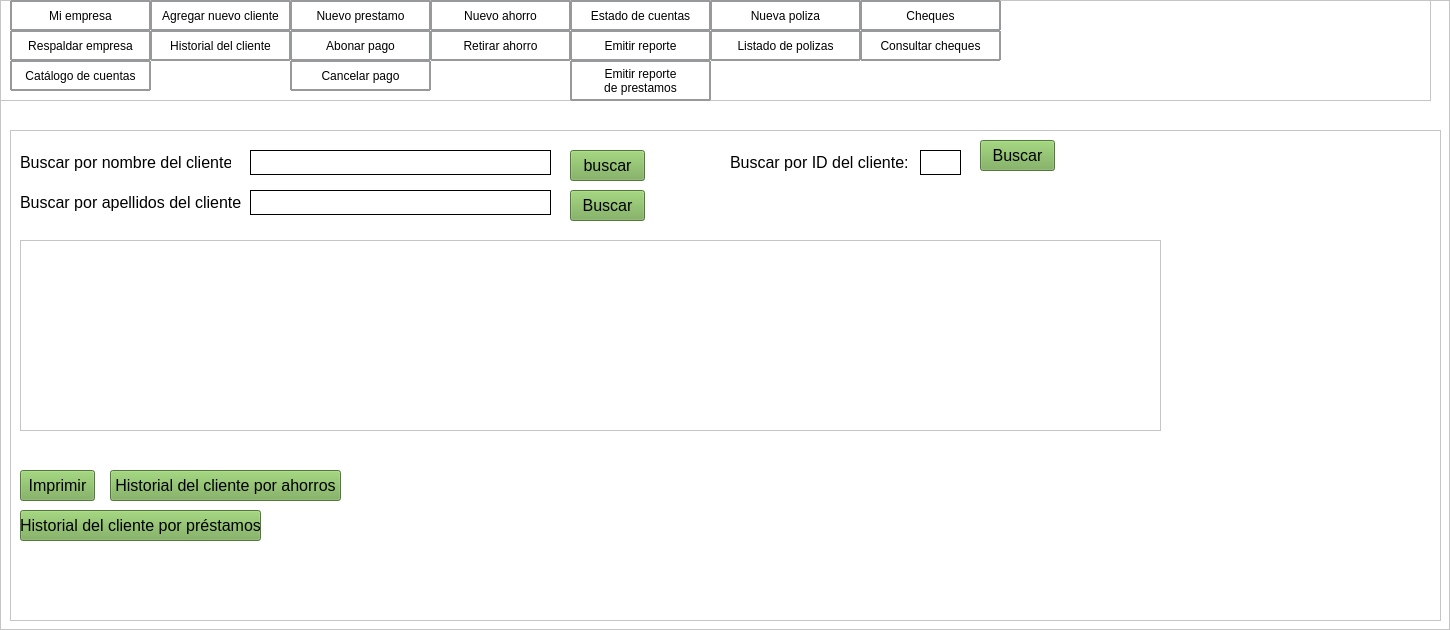
             <widget class="QFrame" name="contenido">
              <property name="styleSheet">
               <string notr="true">background-color: rgb(255, 255, 255);</string>
              </property>
              <property name="frameShape">
               <enum>QFrame::StyledPanel</enum>
              </property>
              <property name="frameShadow">
               <enum>QFrame::Raised</enum>
              </property>
              <widget class="QLabel" name="label_18">
               <property name="geometry">
                <rect>
                 <x>1000</x>
                 <y>10</y>
                 <width>251</width>
                 <height>51</height>
                </rect>
               </property>
               <property name="text">
                <string/>
               </property>
              </widget>
              <widget class="QFrame" name="frame">
               <property name="geometry">
                <rect>
                 <x>0</x>
                 <y>0</y>
                 <width>1431</width>
                 <height>101</height>
                </rect>
               </property>
               <property name="frameShape">
                <enum>QFrame::StyledPanel</enum>
               </property>
               <property name="frameShadow">
                <enum>QFrame::Raised</enum>
               </property>
               <widget class="QLabel" name="IngresaTitulo">
                <property name="geometry">
                 <rect>
                  <x>240</x>
                  <y>20</y>
                  <width>841</width>
                  <height>61</height>
                 </rect>
                </property>
                <property name="minimumSize">
                 <size>
                  <width>750</width>
                  <height>0</height>
                 </size>
                </property>
                <property name="maximumSize">
                 <size>
                  <width>1600</width>
                  <height>16777215</height>
                 </size>
                </property>
                <property name="font">
                 <font>
                  <pointsize>16</pointsize>
                 </font>
                </property>
                <property name="styleSheet">
                 <string notr="true"/>
                </property>
                <property name="text">
                 <string>&lt;html&gt;&lt;head/&gt;&lt;body&gt;&lt;p align=&quot;center&quot;&gt;Historial del cliente&lt;/p&gt;&lt;/body&gt;&lt;/html&gt;</string>
                </property>
               </widget>
               <widget class="QLabel" name="label_10">
                <property name="geometry">
                 <rect>
                  <x>1200</x>
                  <y>10</y>
                  <width>80</width>
                  <height>80</height>
                 </rect>
                </property>
                <property name="minimumSize">
                 <size>
                  <width>80</width>
                  <height>80</height>
                 </size>
                </property>
                <property name="text">
                 <string/>
                </property>
                <property name="pixmap">
                 <pixmap resource="../imagenes/res.qrc">:/imagen/logobueno_preview_rev_1.png</pixmap>
                </property>
               </widget>
               <widget class="QPushButton" name="Catalogo">
                <property name="geometry">
                 <rect>
                  <x>10</x>
                  <y>60</y>
                  <width>141</width>
                  <height>31</height>
                 </rect>
                </property>
                <property name="styleSheet">
                 <string notr="true">border-style: solid;
border-width: 2px;
border-color: rgb(151, 153, 155);
border-radius: 1px;
</string>
                </property>
                <property name="text">
                 <string>Catálogo de cuentas</string>
                </property>
               </widget>
               <widget class="QPushButton" name="Respaldo">
                <property name="geometry">
                 <rect>
                  <x>10</x>
                  <y>30</y>
                  <width>141</width>
                  <height>31</height>
                 </rect>
                </property>
                <property name="styleSheet">
                 <string notr="true">border-style: solid;
border-width: 2px;
border-color: rgb(151, 153, 155);
border-radius: 1px;
</string>
                </property>
                <property name="text">
                 <string>Respaldar empresa</string>
                </property>
               </widget>
               <widget class="QPushButton" name="Mi_Empresa">
                <property name="geometry">
                 <rect>
                  <x>10</x>
                  <y>0</y>
                  <width>141</width>
                  <height>31</height>
                 </rect>
                </property>
                <property name="styleSheet">
                 <string notr="true">border-style: solid;
border-width: 2px;
border-color: rgb(151, 153, 155);
border-radius: 1px;
</string>
                </property>
                <property name="text">
                 <string>Mi empresa</string>
                </property>
               </widget>
               <widget class="QPushButton" name="Ahorro">
                <property name="geometry">
                 <rect>
                  <x>430</x>
                  <y>0</y>
                  <width>141</width>
                  <height>31</height>
                 </rect>
                </property>
                <property name="styleSheet">
                 <string notr="true">border-style: solid;
border-width: 2px;
border-color: rgb(151, 153, 155);
border-radius: 1px;
</string>
                </property>
                <property name="text">
                 <string>Nuevo ahorro</string>
                </property>
               </widget>
               <widget class="QPushButton" name="abonar">
                <property name="geometry">
                 <rect>
                  <x>290</x>
                  <y>30</y>
                  <width>141</width>
                  <height>31</height>
                 </rect>
                </property>
                <property name="styleSheet">
                 <string notr="true">border-style: solid;
border-width: 2px;
border-color: rgb(151, 153, 155);
border-radius: 1px;
</string>
                </property>
                <property name="text">
                 <string>Abonar pago</string>
                </property>
               </widget>
               <widget class="QPushButton" name="Reportes">
                <property name="geometry">
                 <rect>
                  <x>570</x>
                  <y>30</y>
                  <width>141</width>
                  <height>31</height>
                 </rect>
                </property>
                <property name="styleSheet">
                 <string notr="true">border-style: solid;
border-width: 2px;
border-color: rgb(151, 153, 155);
border-radius: 1px;
</string>
                </property>
                <property name="text">
                 <string>Emitir reporte</string>
                </property>
               </widget>
               <widget class="QPushButton" name="Polizas">
                <property name="geometry">
                 <rect>
                  <x>710</x>
                  <y>0</y>
                  <width>151</width>
                  <height>31</height>
                 </rect>
                </property>
                <property name="styleSheet">
                 <string notr="true">border-style: solid;
border-width: 2px;
border-color: rgb(151, 153, 155);
border-radius: 1px;
</string>
                </property>
                <property name="text">
                 <string>Nueva poliza</string>
                </property>
               </widget>
               <widget class="QPushButton" name="Historial">
                <property name="geometry">
                 <rect>
                  <x>150</x>
                  <y>30</y>
                  <width>141</width>
                  <height>31</height>
                 </rect>
                </property>
                <property name="styleSheet">
                 <string notr="true">border-style: solid;
border-width: 2px;
border-color: rgb(151, 153, 155);
border-radius: 1px;
</string>
                </property>
                <property name="text">
                 <string>Historial del cliente</string>
                </property>
               </widget>
               <widget class="QPushButton" name="Estado">
                <property name="geometry">
                 <rect>
                  <x>570</x>
                  <y>0</y>
                  <width>141</width>
                  <height>31</height>
                 </rect>
                </property>
                <property name="styleSheet">
                 <string notr="true">border-style: solid;
border-width: 2px;
border-color: rgb(151, 153, 155);
border-radius: 1px;
</string>
                </property>
                <property name="text">
                 <string>Estado de cuentas</string>
                </property>
               </widget>
               <widget class="QPushButton" name="cancelar">
                <property name="geometry">
                 <rect>
                  <x>290</x>
                  <y>60</y>
                  <width>141</width>
                  <height>31</height>
                 </rect>
                </property>
                <property name="styleSheet">
                 <string notr="true">border-style: solid;
border-width: 2px;
border-color: rgb(151, 153, 155);
border-radius: 1px;
</string>
                </property>
                <property name="text">
                 <string>Cancelar pago</string>
                </property>
               </widget>
               <widget class="QPushButton" name="Cliente">
                <property name="geometry">
                 <rect>
                  <x>150</x>
                  <y>0</y>
                  <width>141</width>
                  <height>31</height>
                 </rect>
                </property>
                <property name="styleSheet">
                 <string notr="true">border-style: solid;
border-width: 2px;
border-color: rgb(151, 153, 155);
border-radius: 1px;
</string>
                </property>
                <property name="text">
                 <string>Agregar nuevo cliente</string>
                </property>
               </widget>
               <widget class="QPushButton" name="Retirar">
                <property name="geometry">
                 <rect>
                  <x>430</x>
                  <y>30</y>
                  <width>141</width>
                  <height>31</height>
                 </rect>
                </property>
                <property name="styleSheet">
                 <string notr="true">border-style: solid;
border-width: 2px;
border-color: rgb(151, 153, 155);
border-radius: 1px;
</string>
                </property>
                <property name="text">
                 <string>Retirar ahorro</string>
                </property>
               </widget>
               <widget class="QPushButton" name="Cheques">
                <property name="geometry">
                 <rect>
                  <x>860</x>
                  <y>0</y>
                  <width>141</width>
                  <height>31</height>
                 </rect>
                </property>
                <property name="styleSheet">
                 <string notr="true">border-style: solid;
border-width: 2px;
border-color: rgb(151, 153, 155);
border-radius: 1px;
</string>
                </property>
                <property name="text">
                 <string>Cheques</string>
                </property>
               </widget>
               <widget class="QPushButton" name="Consulta_cheque">
                <property name="geometry">
                 <rect>
                  <x>860</x>
                  <y>30</y>
                  <width>141</width>
                  <height>31</height>
                 </rect>
                </property>
                <property name="styleSheet">
                 <string notr="true">border-style: solid;
border-width: 2px;
border-color: rgb(151, 153, 155);
border-radius: 1px;
</string>
                </property>
                <property name="text">
                 <string>Consultar cheques</string>
                </property>
               </widget>
               <widget class="QPushButton" name="Listado">
                <property name="geometry">
                 <rect>
                  <x>710</x>
                  <y>30</y>
                  <width>151</width>
                  <height>31</height>
                 </rect>
                </property>
                <property name="styleSheet">
                 <string notr="true">border-style: solid;
border-width: 2px;
border-color: rgb(151, 153, 155);
border-radius: 1px;
</string>
                </property>
                <property name="text">
                 <string>Listado de polizas</string>
                </property>
               </widget>
               <widget class="QPushButton" name="prestamo">
                <property name="geometry">
                 <rect>
                  <x>290</x>
                  <y>0</y>
                  <width>141</width>
                  <height>31</height>
                 </rect>
                </property>
                <property name="styleSheet">
                 <string notr="true">border-style: solid;
border-width: 2px;
border-color: rgb(151, 153, 155);
border-radius: 1px;
</string>
                </property>
                <property name="text">
                 <string>Nuevo prestamo</string>
                </property>
               </widget>
               <widget class="QPushButton" name="Reportes_2">
                <property name="geometry">
                 <rect>
                  <x>570</x>
                  <y>60</y>
                  <width>141</width>
                  <height>41</height>
                 </rect>
                </property>
                <property name="styleSheet">
                 <string notr="true">border-style: solid;
border-width: 2px;
border-color: rgb(151, 153, 155);
border-radius: 1px;
</string>
                </property>
                <property name="text">
                 <string>Emitir reporte 
de prestamos</string>
                </property>
               </widget>
              </widget>
              <widget class="QFrame" name="Desarrollo">
               <property name="geometry">
                <rect>
                 <x>10</x>
                 <y>130</y>
                 <width>1431</width>
                 <height>491</height>
                </rect>
               </property>
               <property name="minimumSize">
                <size>
                 <width>1350</width>
                 <height>0</height>
                </size>
               </property>
               <property name="frameShape">
                <enum>QFrame::StyledPanel</enum>
               </property>
               <property name="frameShadow">
                <enum>QFrame::Raised</enum>
               </property>
               <widget class="QPushButton" name="boton_b_apellidos">
                <property name="geometry">
                 <rect>
                  <x>560</x>
                  <y>60</y>
                  <width>75</width>
                  <height>31</height>
                 </rect>
                </property>
                <property name="font">
                 <font>
                  <pointsize>12</pointsize>
                 </font>
                </property>
                <property name="styleSheet">
                 <string notr="true">background-color: rgb(116, 170, 80);</string>
                </property>
                <property name="text">
                 <string>Buscar</string>
                </property>
               </widget>
               <widget class="QLineEdit" name="codigo_cliente">
                <property name="geometry">
                 <rect>
                  <x>910</x>
                  <y>20</y>
                  <width>41</width>
                  <height>25</height>
                 </rect>
                </property>
                <property name="maximumSize">
                 <size>
                  <width>16777215</width>
                  <height>25</height>
                 </size>
                </property>
                <property name="font">
                 <font>
                  <pointsize>12</pointsize>
                 </font>
                </property>
                <property name="styleSheet">
                 <string notr="true">QLineEdit#codigo_cliente{border: 1px solid rgb(0, 0, 0);}</string>
                </property>
               </widget>
               <widget class="QLineEdit" name="nombre">
                <property name="geometry">
                 <rect>
                  <x>240</x>
                  <y>20</y>
                  <width>301</width>
                  <height>25</height>
                 </rect>
                </property>
                <property name="maximumSize">
                 <size>
                  <width>16777215</width>
                  <height>25</height>
                 </size>
                </property>
                <property name="font">
                 <font>
                  <pointsize>12</pointsize>
                 </font>
                </property>
                <property name="styleSheet">
                 <string notr="true">QLineEdit#nombre{border: 1px solid rgb(0, 0, 0);}</string>
                </property>
               </widget>
               <widget class="QPushButton" name="boton_b_ID">
                <property name="geometry">
                 <rect>
                  <x>970</x>
                  <y>10</y>
                  <width>75</width>
                  <height>31</height>
                 </rect>
                </property>
                <property name="font">
                 <font>
                  <pointsize>12</pointsize>
                 </font>
                </property>
                <property name="styleSheet">
                 <string notr="true">background-color: rgb(116, 170, 80);</string>
                </property>
                <property name="text">
                 <string>Buscar</string>
                </property>
               </widget>
               <widget class="QLineEdit" name="apellidos">
                <property name="geometry">
                 <rect>
                  <x>240</x>
                  <y>60</y>
                  <width>301</width>
                  <height>25</height>
                 </rect>
                </property>
                <property name="maximumSize">
                 <size>
                  <width>16777215</width>
                  <height>25</height>
                 </size>
                </property>
                <property name="font">
                 <font>
                  <pointsize>12</pointsize>
                 </font>
                </property>
                <property name="styleSheet">
                 <string notr="true">QLineEdit#apellidos{border: 1px solid rgb(0, 0, 0);}</string>
                </property>
               </widget>
               <widget class="QTableWidget" name="tabla_clientes">
                <property name="geometry">
                 <rect>
                  <x>10</x>
                  <y>110</y>
                  <width>1141</width>
                  <height>191</height>
                 </rect>
                </property>
                <property name="rowCount">
                 <number>4</number>
                </property>
                <attribute name="horizontalHeaderVisible">
                 <bool>true</bool>
                </attribute>
                <attribute name="horizontalHeaderHighlightSections">
                 <bool>true</bool>
                </attribute>
                <attribute name="horizontalHeaderStretchLastSection">
                 <bool>true</bool>
                </attribute>
                <attribute name="verticalHeaderVisible">
                 <bool>false</bool>
                </attribute>
                <row>
                 <property name="text">
                  <string/>
                 </property>
                </row>
                <row>
                 <property name="text">
                  <string/>
                 </property>
                </row>
                <row/>
                <row/>
               </widget>
               <widget class="QPushButton" name="boton_b_nombre">
                <property name="geometry">
                 <rect>
                  <x>560</x>
                  <y>20</y>
                  <width>75</width>
                  <height>31</height>
                 </rect>
                </property>
                <property name="font">
                 <font>
                  <pointsize>12</pointsize>
                 </font>
                </property>
                <property name="styleSheet">
                 <string notr="true">background-color: rgb(116, 170, 80);</string>
                </property>
                <property name="text">
                 <string>buscar</string>
                </property>
               </widget>
               <widget class="QLabel" name="label_20">
                <property name="geometry">
                 <rect>
                  <x>10</x>
                  <y>20</y>
                  <width>211</width>
                  <height>25</height>
                 </rect>
                </property>
                <property name="maximumSize">
                 <size>
                  <width>1100</width>
                  <height>25</height>
                 </size>
                </property>
                <property name="font">
                 <font>
                  <pointsize>12</pointsize>
                 </font>
                </property>
                <property name="text">
                 <string>Buscar por nombre del cliente:</string>
                </property>
               </widget>
               <widget class="QLabel" name="label_22">
                <property name="geometry">
                 <rect>
                  <x>720</x>
                  <y>20</y>
                  <width>181</width>
                  <height>25</height>
                 </rect>
                </property>
                <property name="maximumSize">
                 <size>
                  <width>1100</width>
                  <height>25</height>
                 </size>
                </property>
                <property name="font">
                 <font>
                  <pointsize>12</pointsize>
                 </font>
                </property>
                <property name="text">
                 <string>Buscar por ID del cliente:</string>
                </property>
               </widget>
               <widget class="QLabel" name="label_21">
                <property name="geometry">
                 <rect>
                  <x>10</x>
                  <y>60</y>
                  <width>221</width>
                  <height>25</height>
                 </rect>
                </property>
                <property name="maximumSize">
                 <size>
                  <width>1100</width>
                  <height>25</height>
                 </size>
                </property>
                <property name="font">
                 <font>
                  <pointsize>12</pointsize>
                 </font>
                </property>
                <property name="text">
                 <string>Buscar por apellidos del cliente:</string>
                </property>
               </widget>
               <widget class="QPushButton" name="boton_imprimir">
                <property name="geometry">
                 <rect>
                  <x>10</x>
                  <y>340</y>
                  <width>75</width>
                  <height>31</height>
                 </rect>
                </property>
                <property name="font">
                 <font>
                  <pointsize>12</pointsize>
                 </font>
                </property>
                <property name="styleSheet">
                 <string notr="true">background-color: rgb(116, 170, 80);</string>
                </property>
                <property name="text">
                 <string>Imprimir</string>
                </property>
               </widget>
               <widget class="QPushButton" name="b_prestamo">
                <property name="geometry">
                 <rect>
                  <x>10</x>
                  <y>380</y>
                  <width>241</width>
                  <height>31</height>
                 </rect>
                </property>
                <property name="font">
                 <font>
                  <pointsize>12</pointsize>
                 </font>
                </property>
                <property name="styleSheet">
                 <string notr="true">background-color: rgb(116, 170, 80);</string>
                </property>
                <property name="text">
                 <string>Historial del cliente por préstamos</string>
                </property>
               </widget>
               <widget class="QPushButton" name="ahorro">
                <property name="geometry">
                 <rect>
                  <x>100</x>
                  <y>340</y>
                  <width>231</width>
                  <height>31</height>
                 </rect>
                </property>
                <property name="font">
                 <font>
                  <pointsize>12</pointsize>
                 </font>
                </property>
                <property name="styleSheet">
                 <string notr="true">background-color: rgb(116, 170, 80);</string>
                </property>
                <property name="text">
                 <string>Historial del cliente por ahorros</string>
                </property>
               </widget>
              </widget>
             </widget>
